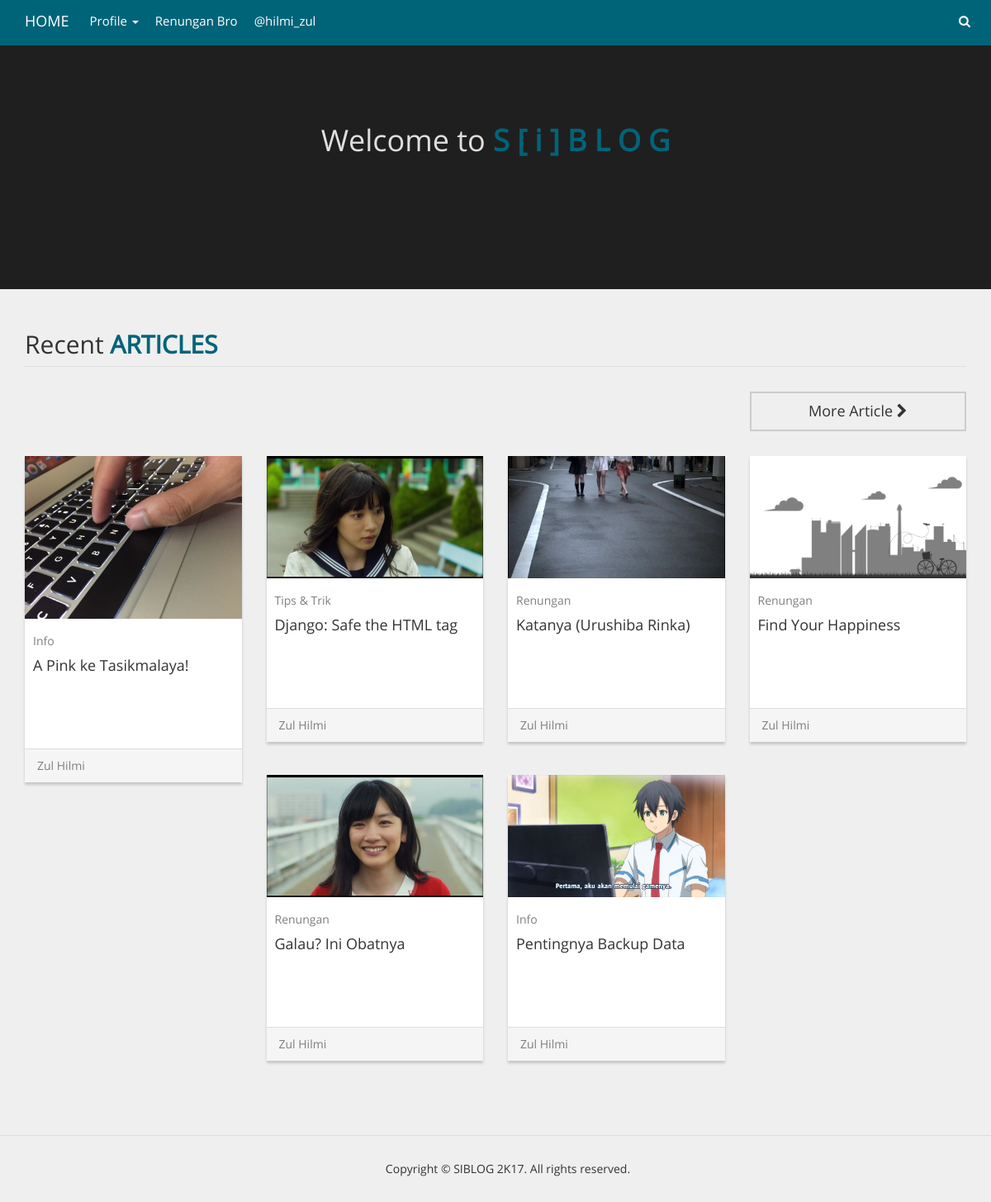
The page / on the database its author committed.
### menus/models.py (models this page shows, shortened)
class MainMenu(models.Model):
  TYPE_CHOICES = (
    ('link', 'Link'),
    ('page', 'Page'),
    ('category', 'Category'),
  )
  type_menu = models.CharField(max_length=40, choices=TYPE_CHOICES)
  id_page = models.ForeignKey(Page, null=True, blank=True)
  id_category = models.ForeignKey(Category, null=True, blank=True)
  label_menu = models.CharField(max_length=40)
  slug_menu = models.CharField(max_length=40)
  publish = models.BooleanField(default=True)

### post/models.py (models this page shows, shortened)
class Post(models.Model):
  date_post = models.DateField()
  postman = models.ForeignKey(Profile)
  title = models.CharField(max_length=80)
  category = models.ForeignKey(Category)
  content = HTMLField()
  feature_image = models.FileField()
  publish = models.BooleanField(default=True)

class Category(models.Model):
  nama = models.CharField(max_length=50)
  def __unicode__(self):
    return self.nama

### account/models.py (models this page shows)
class Profile(models.Model):
  nama_lengkap = models.CharField(max_length=40)
  email = models.EmailField(max_length=50, blank=True)
  website = models.CharField(max_length=40, blank=True)
  biodata = models.TextField()
  def __unicode__(self):
    return self.nama_lengkap

### homepage/views.py (the view)
# urls.py: url(r'^$', homepage_views.index),
def index(request):
  posts_in_index = Post.objects.filter(publish=True).order_by('-date_post')[:8]   # belum dilimit
  tag_title = General.objects.get(id=1)
  main_menus = MainMenu.objects.filter(publish=True).order_by('id')
  sub_menus = SubMenu.objects.filter(publish=True).order_by('id')
  return render(request, 'home.html', {'posts_in_index':posts_in_index,'tag_title':tag_title,
                                       'main_menus':main_menus, 'sub_menus':sub_menus})

### homepage/templates/home.html
{% extends "layout/base.html" %}
{% block content %}
  <section class="header">
    <div class="container">
      <div class="row">
        <div class="col-md-12">
          <div class="text-center">
            <h1>Welcome to <span class="primary-text">S [ i ] B L O G</span></h1>
          </div>
        </div>
      </div>
    </div>
  </section>
  <section class="article">
    <div class="container">
      <div class="row">
        <div class="col-md-12">
          <h2>Recent <span class="primary-text">ARTICLES</span></h2>
        </div>
        <div class="col-md-3 col-md-offset-9">
          <div class="more">
            <a href="/posts/" class="btn btn-outline btn-default btn-lg">More Article <i class="fa fa-chevron-right"></i></a>
          </div>
        </div>
        {% for post in posts_in_index %}
        <div class="col-md-3">
          <div class="panel panel-primary">
            <div class="panel-body">
              <a href="/post/{{ post.id }}"><img src="{{ post.feature_image.url }}" class="img"></a>
              <div class="category"><a href="/category/{{ post.category_id }}">{{ post.category }}</a></div>
              <h4><a href="/post/{{ post.id }}">{{ post.title }}</a></h4>
            </div>
            <div class="panel-footer">
              <div class="author"><a href="#">{{ post.postman }}</a></div>
            </div>
          </div>
        </div>
        {% endfor %}
      </div>
    </div>
  </section>
{% endblock %}

### templates/layout/base.html (shortened to what this page needs)
<!DOCTYPE HTML>
<html>
<head>
  {% include "layout/head.html" %}
</head>
<body>
  {% include "layout/nav.html" %}
  {% block content %}
  {% endblock %}
  {% include "layout/footer.html" %}
</body>
</html>

### templates/layout/head.html (shortened to what this page needs)
  <link href="/static/vendor/bootstrap/css/bootstrap.min.css" rel="stylesheet">
  <link href="/static/vendor/sb/social-buttons.css" rel="stylesheet">
  <link href="/static/vendor/font-awesome/css/fa.min.css" rel="stylesheet">
  <link href="/static/css/lapis.css" rel="stylesheet">
  <link href="/static/css/bs-custom.css" rel="stylesheet">

### templates/layout/nav.html (shortened to what this page needs)
  <nav class="navbar navbar-default navbar-fixed-top">
    <div class="container">
      <div class="navbar-header">
        <a href="/" class="navbar-brand">HOME</a>
      </div>
      <div id="navbar" class="navbar-collapse collapse">
        <ul class="nav navbar-nav">
          {% for main_menu in main_menus %}
            {% if main_menu.type_menu == 'link' %}
              {% if main_menu.slug_menu == '/' %}
                <li><a href="{{ main_menu.slug_menu }}">{{ main_menu.label_menu }}</a></li>
              {% elif main_menu.slug_menu == '#' %}
                <li class="dropdown">
                  <a href="{{ main_menu.slug_menu }}" class="dropdown-toggle" data-toggle="dropdown" role="button" aria-haspopup="true" aria-expanded="false">{{ main_menu.label_menu }} <span class="caret"></span></a>
                </li>
              {% else %}
                <li><a href="{{ main_menu.slug_menu }}" target="_blank">{{ main_menu.label_menu }}</a></li>
              {% endif %}
            {% endif %}
            {% if main_menu.type_menu == 'category' %}
              <li><a href="/category/{{ main_menu.id_category_id }}">{{ main_menu.label_menu }}</a></li>
            {% endif %}
          {% endfor %}
        </ul>
        <ul class="nav navbar-nav navbar-right">
          <li><a href="#"><i class="fa fa-search"></i></a></li>
        </ul>
      </div>
    </div>
  </nav>

### templates/layout/footer.html
  <footer class="footer">
    <div class="container">
      <div class="row">
        <div class="col-md-12 text-center">
          Copyright &copy; SIBLOG 2K17. All rights reserved.
        </div>
      </div>
    </div>
  </footer>

### assets/css/lapis.css (style rules this page uses)
html { width: 100%; height: 100%; }
body { width: 100%; height: 100%; font-family: OpenSans; background-color: #efefef; }
a { color: inherit; }
.primary-text { color: #006479; font-weight: bold; }
.header { width: 100%; height: 350px; color: #dfdfdf; padding: 130px 0 90px 0; background-color: #1f1f1f; }
.more { padding: 0 0 10px 0; text-align: center; }
.more .btn { width: 100%; }
.article { margin-top: 50px; margin-bottom: 50px; }
.article h2 { margin-top: 0; margin-bottom: 30px; border-bottom: 1px solid #dfdfdf; padding-bottom: 10px; }
.article .col-md-3 { margin-bottom: 20px; }
.article .panel { margin-bottom: 20px; }
.article .panel.panel-primary { border: 0; -webkit-box-shadow: 0 3px 3px rgba(0, 0, 0, .175); box-shadow: 0 3px 3px rgba(0, 0, 0, .175); }
.article .panel.panel-primary .panel-body { padding: 0; }
.article .img { width: 100%; }
.article .category { color: #7f7f7f; padding: 10px 0 0 10px; margin-top: 7px; }
.article h4 { padding: 0 0 70px 10px; height: 100px; }
.article .author { color: #7f7f7f; }
.article .more .btn.btn-default { border-width: 2px; }
.footer { padding: 30px; border-top: 1px solid #dfdfdf; margin-top: 50px; }

### assets/css/bs-custom.css (style rules this page uses)
.navbar { margin-bottom: 0; }
.navbar-default, .navbar-inverse { min-height: 55px; border: none; background-color: #006479; border-radius: 0; -webkit-border-radius: 0; -moz-border-radius: 0; }
.navbar-default .navbar-brand { color: #fff; }
.navbar-default .navbar-nav > li > a { color: #fff; transition: all 0.3s ease 0s; -webkit-transition: all 0.3s ease 0s; -moz-transition: all 0.3s ease 0s; }
.navbar-default .navbar-collapse, .navbar-default .navbar-form { border-color: #e7e7e7; }
.panel, .panel-heading { border-radius: 0; }
.navbar-default .navbar-nav > li > a { font-size: 15px; padding-left: 10px; padding-right: 10px; }
.btn { border-radius: 0; }
.btn-outline { color: inherit; background-color: transparent; transition: all .2s; }

### rows shown on the page
MainMenu: label_menu "Profile"
MainMenu: label_menu "Renungan Bro"
MainMenu: label_menu "@hilmi_zul"
Post: feature_image (picture), category "Info", title "A Pink ke Tasikmalaya!", postman "Zul Hilmi"
Post: feature_image (picture), category "Tips & Trik", title "Django: Safe the HTML tag", postman "Zul Hilmi"
Post: feature_image (picture), category "Renungan", title "Katanya (Urushiba Rinka)", postman "Zul Hilmi"
Post: feature_image (picture), category "Renungan", title "Find Your Happiness", postman "Zul Hilmi"
Post: feature_image (picture), category "Renungan", title "Galau? Ini Obatnya", postman "Zul Hilmi"
Post: feature_image (picture), category "Info", title "Pentingnya Backup Data", postman "Zul Hilmi"
